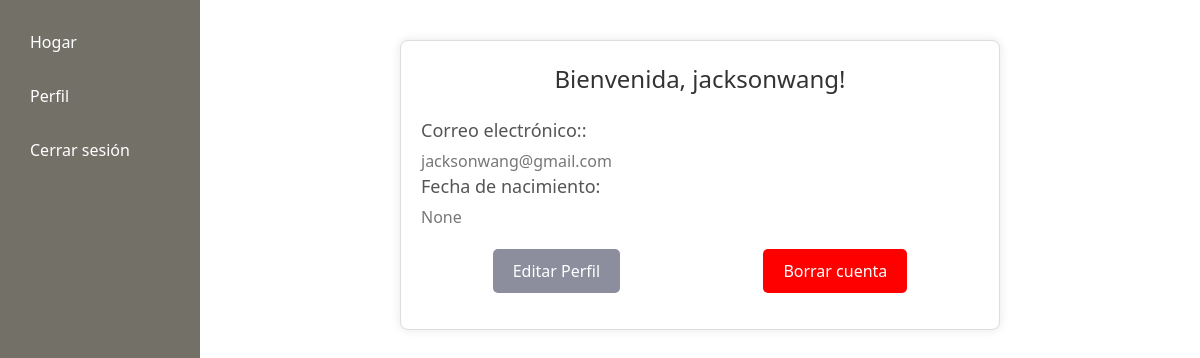
Before: /Sprofile (signed in) with the older database file.
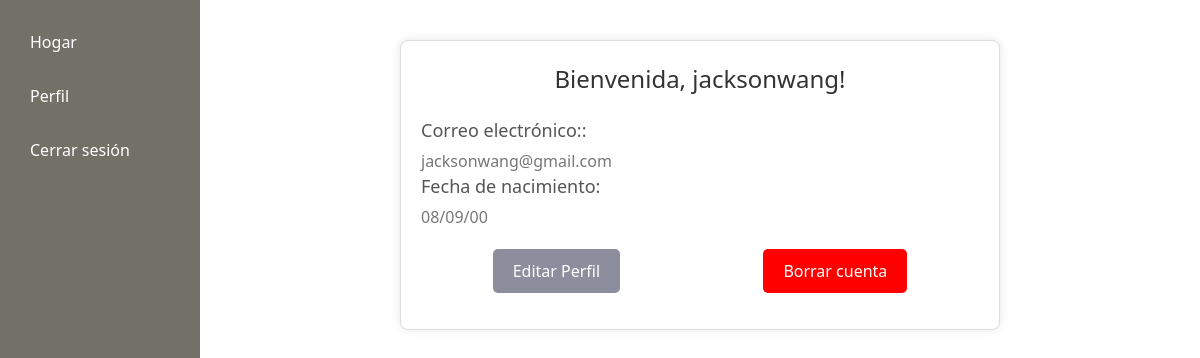
After: the same page with the newer database file.
### app/models.py (models this page shows)
class User(db.Model, UserMixin):
   id = db.Column(db.Integer, primary_key=True)
   username = db.Column(db.String, unique=True, nullable=False)
   email = db.Column(db.String(100), unique=True, nullable=False)
   password = db.Column(db.String(100), nullable=False)
   dob = db.Column(db.String)

### app/routes.py (the view)
@myapp_obj.route('/Sprofile' )
@login_required
def Sprofile():
    username = current_user.username
    email = current_user.email
    password = current_user.password
    dob = current_user.dob
    return render_template("Sprofile.html", username = username, email = email, password = password, dob=dob)

### app/models.py (called while the page is built)
@login.user_loader
def load_user(user_id):
    return User.query.get(int(user_id))

### app/templates/Sprofile.html
{% extends "Sbase.html" %} {% block title %}Profile{% endblock %} {% block
content %}
<div class="content">
  <div class="profile-container">
    <div class="profile-header">
      <h1 class="profile-title">Bienvenida, {{ username }}!</h1>
    </div>
    <div class="profile-details">
      <h3>Correo electrónico::</h3>
      <p>{{ email }}</p>
      <h3>Fecha de nacimiento:</h3>
      <p>{{ dob }}</p>
    </div>
    <div class="profile-actions">
      <form method="POST" action="{{ url_for('Sprofile_edit') }}">
        <button class="btn-edit-profile" type="submit">Editar Perfil</button>
      </form>
      <form method="POST" action="{{ url_for('Sdelete_account') }}">
        <button class="btn-delete-account" type="submit">Borrar cuenta</button>
      </form>
    </div>
  </div>
</div>
{% endblock %}

Changed rows visible on the page:
changed User "jacksonwang": dob (not shown) → "08/09/00"
Other visible differences:
{{ dob }}: "None" → (not shown)
